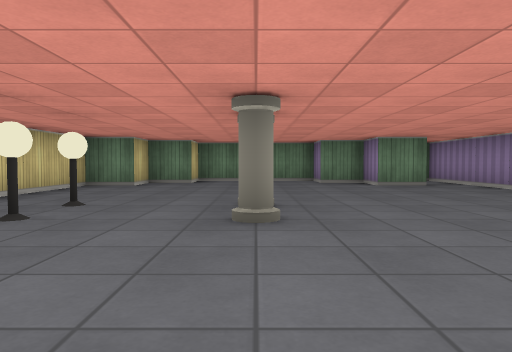
view 1 (above)

16 first-person views from a walk through a cub3D ray-caster map. The camera is about half as high as the walls, tilts 2° down and sees 70° across. The floor is counted in squares. Each view is taken from the middle of a square. On the plan, view 1 faces up. The plan holds only what a view shows up to about 9 squares ahead; the rest is blank.

view 2
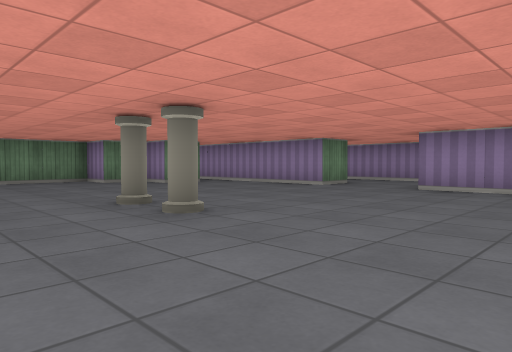

view 3
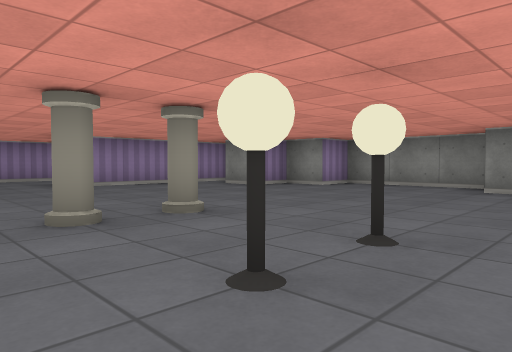

view 4
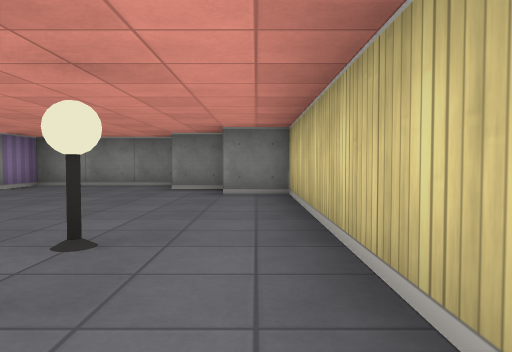

view 5
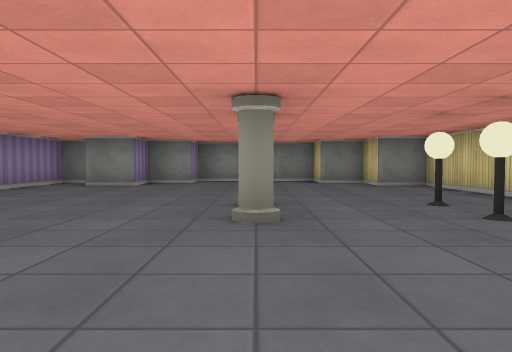

view 6
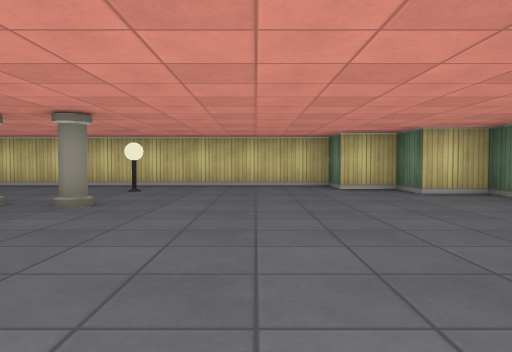

view 7
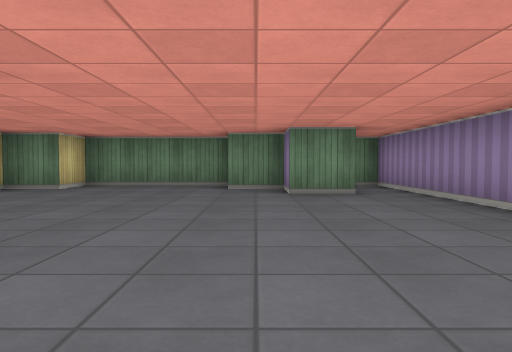

view 8
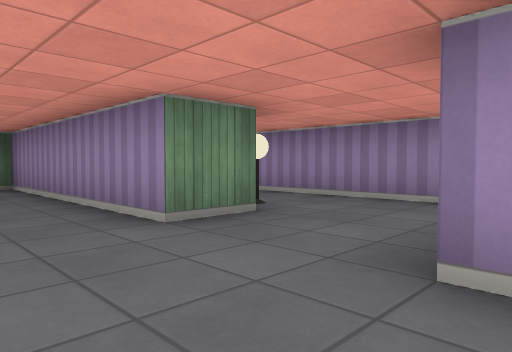

view 9
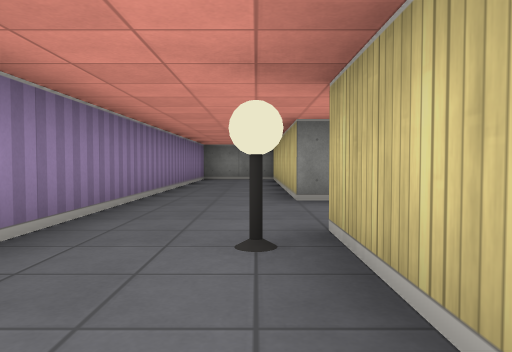

view 10
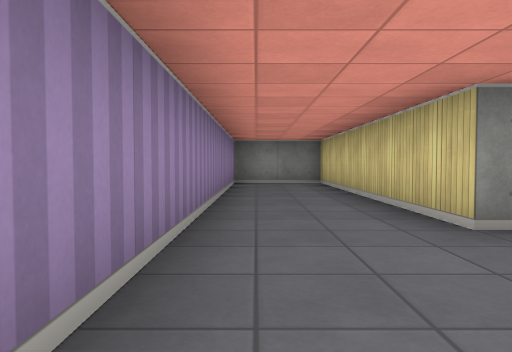

view 11
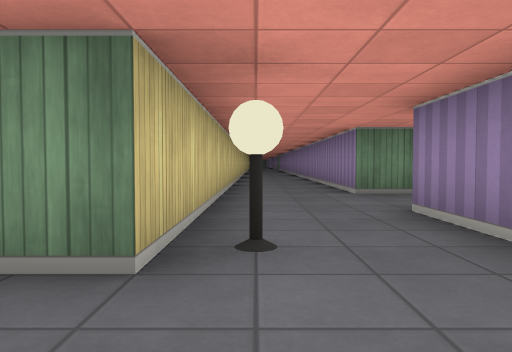

view 12
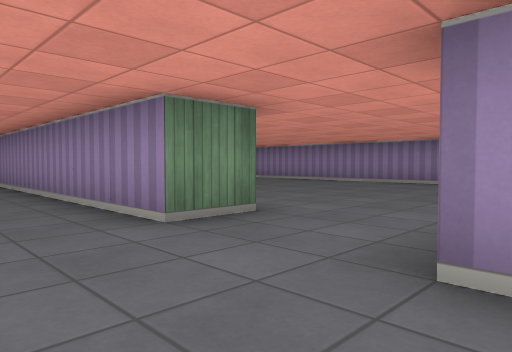

view 13
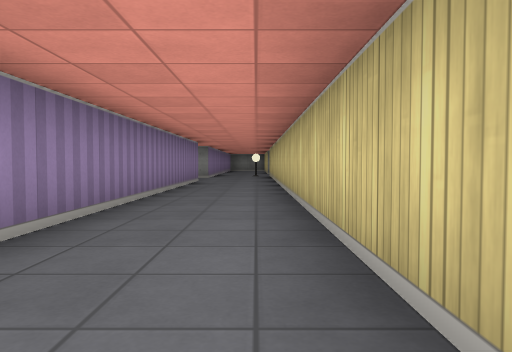

view 14
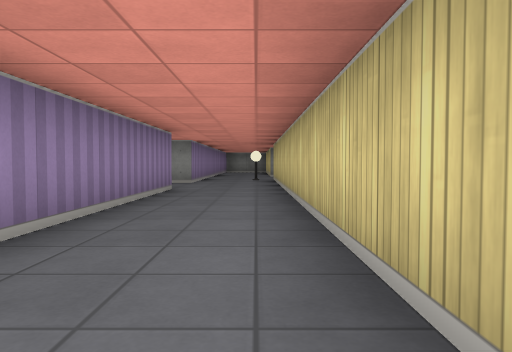

view 15
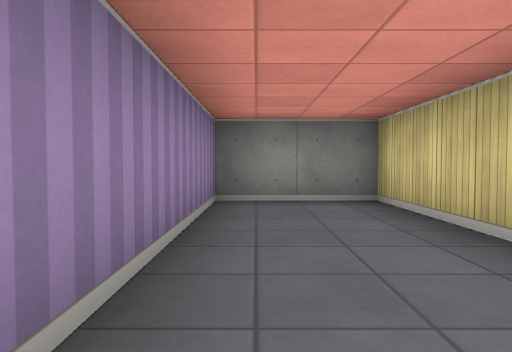

view 16
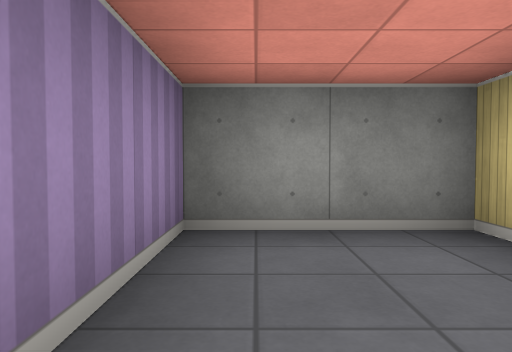

### Floor plan
Points are (right, up) in squares from view 1. A wall is a line through its corners. A room is listed if a view was taken in it or the views show most of it. See-through windows are left out.
Room 1 (views 1, 2, 3, 4, 5, 6, 7, 8)
walls: (5, 2.5) (5.5, 2.5); (3.6, 7.5) (2.5, 7.5) (2.5, 8.5) (1.5, 8.5) (1.5, 9.5) (-1.5, 9.5) (-1.5, 8.5) (-2.5, 8.5) (-2.5, 7.5) (-3.5, 7.5) (-3.5, -0.5) (-2.5, -0.5) (-2.5, -1.5) (-1.5, -1.5) (-1.5, -2); (5.5, 4.5) (4.5, 4.5) (4.5, 9.5) (4, 9.5); (3.9, -1.5) (4.5, -1.5) (4.5, 2.5); (-1.4, -2.5) (1.5, -2.5) (1.5, -1.5) (2.5, -1.5) (2.5, -0.5) (3.5, -0.5)
ways out: opening at (5, 3.5) to room 3
objects: lamp (-2, 3); lamp (-2, 4); pillar (0, 3); pillar (0, 4)
Room 2 (views 9, 13, 14)
walls: (5.5, 17.4) (5.5, 6.5); (8.5, 8.5) (7.5, 8.5) (7.5, 15.9); (7.5, 6.5) (8, 6.5)
ways out: opening at (6.5, 5.5) to room 3; opening at (8, 7.5)
Room 3 (views 10, 11, 12, 15, 16)
walls: (5.5, 2.5) (5.5, -3.5) (7.5, -3.5) (7.5, 6.5); (5.5, 6.5) (5.5, 4.5)
ways out: opening at (5, 3.5) to room 1; opening at (6.5, 5.5) to room 2
objects: lamp (6, 5)

Positions as (right, up) in squares from view 1, and headings:
1: (0, 0), facing up
2: (-2, 0), facing up-right
3: (-3, 5), facing down-right
4: (-3, 5), facing down
5: (0, 7), facing down
6: (4, 6), facing left
7: (2, 2), facing up
8: (3, 2), facing up-right
9: (6, 7), facing down
10: (7, 5), facing down
11: (6, 3), facing up
12: (6, 6), facing up-right
13: (6, 18), facing down
14: (6, 15), facing down
15: (7, 1), facing down
16: (7, -1), facing down
